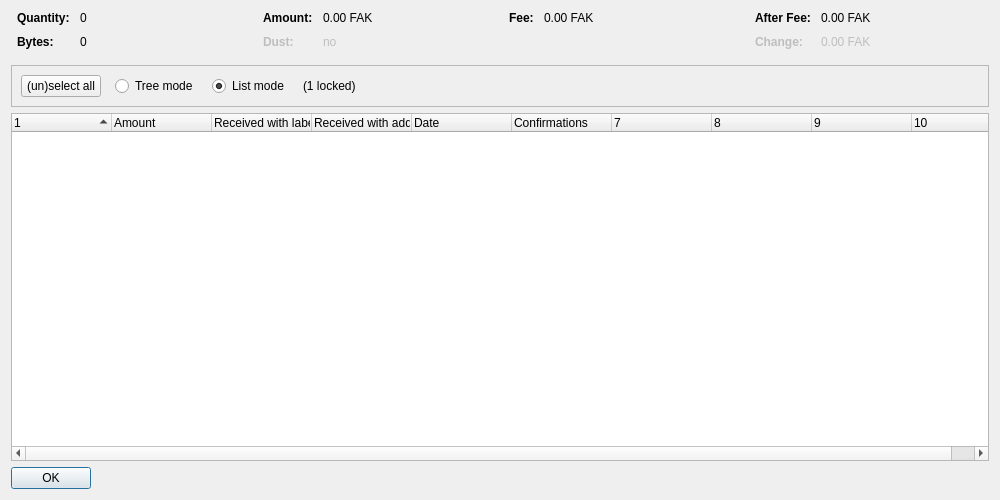
<?xml version="1.0" encoding="UTF-8"?>
<ui version="4.0">
 <class>CoinControlDialog</class>
 <widget class="QDialog" name="CoinControlDialog">
  <property name="geometry">
   <rect>
    <x>0</x>
    <y>0</y>
    <width>1000</width>
    <height>500</height>
   </rect>
  </property>
  <property name="windowTitle">
   <string>Coin Selection</string>
  </property>
  <layout class="QVBoxLayout" name="verticalLayout">
   <item>
    <layout class="QHBoxLayout" name="horizontalLayoutTop" stretch="0,0,0,0">
     <property name="topMargin">
      <number>0</number>
     </property>
     <property name="bottomMargin">
      <number>10</number>
     </property>
     <item>
      <layout class="QFormLayout" name="formLayoutCoinControl1">
       <property name="horizontalSpacing">
        <number>10</number>
       </property>
       <property name="verticalSpacing">
        <number>10</number>
       </property>
       <property name="leftMargin">
        <number>6</number>
       </property>
       <property name="rightMargin">
        <number>6</number>
       </property>
       <item row="0" column="0">
        <widget class="QLabel" name="labelCoinControlQuantityText">
         <property name="font">
          <font>
           <weight>75</weight>
           <bold>true</bold>
          </font>
         </property>
         <property name="text">
          <string>Quantity:</string>
         </property>
        </widget>
       </item>
       <item row="0" column="1">
        <widget class="QLabel" name="labelCoinControlQuantity">
         <property name="cursor">
          <cursorShape>IBeamCursor</cursorShape>
         </property>
         <property name="contextMenuPolicy">
          <enum>Qt::ActionsContextMenu</enum>
         </property>
         <property name="text">
          <string notr="true">0</string>
         </property>
         <property name="textInteractionFlags">
          <set>Qt::LinksAccessibleByMouse|Qt::TextSelectableByKeyboard|Qt::TextSelectableByMouse</set>
         </property>
        </widget>
       </item>
       <item row="1" column="0">
        <widget class="QLabel" name="labelCoinControlBytesText">
         <property name="font">
          <font>
           <weight>75</weight>
           <bold>true</bold>
          </font>
         </property>
         <property name="text">
          <string>Bytes:</string>
         </property>
        </widget>
       </item>
       <item row="1" column="1">
        <widget class="QLabel" name="labelCoinControlBytes">
         <property name="cursor">
          <cursorShape>IBeamCursor</cursorShape>
         </property>
         <property name="contextMenuPolicy">
          <enum>Qt::ActionsContextMenu</enum>
         </property>
         <property name="text">
          <string notr="true">0</string>
         </property>
         <property name="textInteractionFlags">
          <set>Qt::LinksAccessibleByMouse|Qt::TextSelectableByKeyboard|Qt::TextSelectableByMouse</set>
         </property>
        </widget>
       </item>
      </layout>
     </item>
     <item>
      <layout class="QFormLayout" name="formLayoutCoinControl2">
       <property name="horizontalSpacing">
        <number>10</number>
       </property>
       <property name="verticalSpacing">
        <number>10</number>
       </property>
       <property name="leftMargin">
        <number>6</number>
       </property>
       <property name="rightMargin">
        <number>6</number>
       </property>
       <item row="0" column="0">
        <widget class="QLabel" name="labelCoinControlAmountText">
         <property name="font">
          <font>
           <weight>75</weight>
           <bold>true</bold>
          </font>
         </property>
         <property name="text">
          <string>Amount:</string>
         </property>
        </widget>
       </item>
       <item row="0" column="1">
        <widget class="QLabel" name="labelCoinControlAmount">
         <property name="cursor">
          <cursorShape>IBeamCursor</cursorShape>
         </property>
         <property name="contextMenuPolicy">
          <enum>Qt::ActionsContextMenu</enum>
         </property>
         <property name="text">
          <string notr="true">0.00 FAK</string>
         </property>
         <property name="textInteractionFlags">
          <set>Qt::LinksAccessibleByMouse|Qt::TextSelectableByKeyboard|Qt::TextSelectableByMouse</set>
         </property>
        </widget>
       </item>
       <item row="1" column="0">
        <widget class="QLabel" name="labelCoinControlLowOutputText">
         <property name="enabled">
          <bool>false</bool>
         </property>
         <property name="font">
          <font>
           <weight>75</weight>
           <bold>true</bold>
          </font>
         </property>
         <property name="text">
          <string>Dust:</string>
         </property>
        </widget>
       </item>
       <item row="1" column="1">
        <widget class="QLabel" name="labelCoinControlLowOutput">
         <property name="enabled">
          <bool>false</bool>
         </property>
         <property name="cursor">
          <cursorShape>IBeamCursor</cursorShape>
         </property>
         <property name="contextMenuPolicy">
          <enum>Qt::ActionsContextMenu</enum>
         </property>
         <property name="text">
          <string notr="true">no</string>
         </property>
         <property name="textInteractionFlags">
          <set>Qt::LinksAccessibleByMouse|Qt::TextSelectableByKeyboard|Qt::TextSelectableByMouse</set>
         </property>
        </widget>
       </item>
      </layout>
     </item>
     <item>
      <layout class="QFormLayout" name="formLayoutCoinControl3">
       <property name="horizontalSpacing">
        <number>10</number>
       </property>
       <property name="verticalSpacing">
        <number>10</number>
       </property>
       <property name="leftMargin">
        <number>6</number>
       </property>
       <property name="rightMargin">
        <number>6</number>
       </property>
       <item row="0" column="0">
        <widget class="QLabel" name="labelCoinControlFeeText">
         <property name="font">
          <font>
           <weight>75</weight>
           <bold>true</bold>
          </font>
         </property>
         <property name="text">
          <string>Fee:</string>
         </property>
        </widget>
       </item>
       <item row="0" column="1">
        <widget class="QLabel" name="labelCoinControlFee">
         <property name="cursor">
          <cursorShape>IBeamCursor</cursorShape>
         </property>
         <property name="contextMenuPolicy">
          <enum>Qt::ActionsContextMenu</enum>
         </property>
         <property name="text">
          <string notr="true">0.00 FAK</string>
         </property>
         <property name="textInteractionFlags">
          <set>Qt::LinksAccessibleByMouse|Qt::TextSelectableByKeyboard|Qt::TextSelectableByMouse</set>
         </property>
        </widget>
       </item>
      </layout>
     </item>
     <item>
      <layout class="QFormLayout" name="formLayoutCoinControl4">
       <property name="horizontalSpacing">
        <number>10</number>
       </property>
       <property name="verticalSpacing">
        <number>10</number>
       </property>
       <property name="leftMargin">
        <number>6</number>
       </property>
       <property name="rightMargin">
        <number>6</number>
       </property>
       <item row="0" column="0">
        <widget class="QLabel" name="labelCoinControlAfterFeeText">
         <property name="font">
          <font>
           <weight>75</weight>
           <bold>true</bold>
          </font>
         </property>
         <property name="text">
          <string>After Fee:</string>
         </property>
        </widget>
       </item>
       <item row="0" column="1">
        <widget class="QLabel" name="labelCoinControlAfterFee">
         <property name="cursor">
          <cursorShape>IBeamCursor</cursorShape>
         </property>
         <property name="contextMenuPolicy">
          <enum>Qt::ActionsContextMenu</enum>
         </property>
         <property name="text">
          <string notr="true">0.00 FAK</string>
         </property>
         <property name="textInteractionFlags">
          <set>Qt::LinksAccessibleByMouse|Qt::TextSelectableByKeyboard|Qt::TextSelectableByMouse</set>
         </property>
        </widget>
       </item>
       <item row="1" column="0">
        <widget class="QLabel" name="labelCoinControlChangeText">
         <property name="enabled">
          <bool>false</bool>
         </property>
         <property name="font">
          <font>
           <weight>75</weight>
           <bold>true</bold>
          </font>
         </property>
         <property name="text">
          <string>Change:</string>
         </property>
        </widget>
       </item>
       <item row="1" column="1">
        <widget class="QLabel" name="labelCoinControlChange">
         <property name="enabled">
          <bool>false</bool>
         </property>
         <property name="cursor">
          <cursorShape>IBeamCursor</cursorShape>
         </property>
         <property name="contextMenuPolicy">
          <enum>Qt::ActionsContextMenu</enum>
         </property>
         <property name="text">
          <string notr="true">0.00 FAK</string>
         </property>
         <property name="textInteractionFlags">
          <set>Qt::LinksAccessibleByMouse|Qt::TextSelectableByKeyboard|Qt::TextSelectableByMouse</set>
         </property>
        </widget>
       </item>
      </layout>
     </item>
    </layout>
   </item>
   <item>
    <widget class="QFrame" name="frame">
     <property name="minimumSize">
      <size>
       <width>0</width>
       <height>40</height>
      </size>
     </property>
     <property name="frameShape">
      <enum>QFrame::StyledPanel</enum>
     </property>
     <property name="frameShadow">
      <enum>QFrame::Sunken</enum>
     </property>
     <layout class="QHBoxLayout" name="horizontalLayout">
      <item>
       <layout class="QHBoxLayout" name="horizontalLayoutPanel" stretch="0,0,0,0,0">
        <property name="spacing">
         <number>14</number>
        </property>
        <item>
         <widget class="QPushButton" name="pushButtonSelectAll">
          <property name="sizePolicy">
           <sizepolicy hsizetype="Maximum" vsizetype="Fixed">
            <horstretch>0</horstretch>
            <verstretch>0</verstretch>
           </sizepolicy>
          </property>
          <property name="text">
           <string>(un)select all</string>
          </property>
          <property name="autoDefault">
           <bool>false</bool>
          </property>
         </widget>
        </item>
        <item>
         <widget class="QRadioButton" name="radioTreeMode">
          <property name="sizePolicy">
           <sizepolicy hsizetype="Maximum" vsizetype="Fixed">
            <horstretch>0</horstretch>
            <verstretch>0</verstretch>
           </sizepolicy>
          </property>
          <property name="text">
           <string>Tree mode</string>
          </property>
         </widget>
        </item>
        <item>
         <widget class="QRadioButton" name="radioListMode">
          <property name="sizePolicy">
           <sizepolicy hsizetype="Maximum" vsizetype="Fixed">
            <horstretch>0</horstretch>
            <verstretch>0</verstretch>
           </sizepolicy>
          </property>
          <property name="text">
           <string>List mode</string>
          </property>
          <property name="checked">
           <bool>true</bool>
          </property>
         </widget>
        </item>
        <item>
         <widget class="QLabel" name="labelLocked">
          <property name="text">
           <string notr="true">(1 locked)</string>
          </property>
         </widget>
        </item>
        <item>
         <spacer name="horizontalSpacer">
          <property name="orientation">
           <enum>Qt::Horizontal</enum>
          </property>
          <property name="sizeHint" stdset="0">
           <size>
            <width>40</width>
            <height>20</height>
           </size>
          </property>
         </spacer>
        </item>
       </layout>
      </item>
     </layout>
    </widget>
   </item>
   <item>
    <widget class="CoinControlTreeWidget" name="treeWidget">
     <property name="contextMenuPolicy">
      <enum>Qt::CustomContextMenu</enum>
     </property>
     <property name="sortingEnabled">
      <bool>false</bool>
     </property>
     <property name="columnCount">
      <number>10</number>
     </property>
     <attribute name="headerShowSortIndicator" stdset="0">
      <bool>true</bool>
     </attribute>
     <attribute name="headerStretchLastSection">
      <bool>false</bool>
     </attribute>
     <column>
      <property name="text">
       <string/>
      </property>
     </column>
     <column>
      <property name="text">
       <string>Amount</string>
      </property>
     </column>
     <column>
      <property name="text">
       <string>Received with label</string>
      </property>
     </column>
     <column>
      <property name="text">
       <string>Received with address</string>
      </property>
     </column>
     <column>
      <property name="text">
       <string>Date</string>
      </property>
     </column>
     <column>
      <property name="text">
       <string>Confirmations</string>
      </property>
      <property name="toolTip">
       <string>Confirmed</string>
      </property>
     </column>
     <column>
      <property name="text">
       <string/>
      </property>
     </column>
     <column>
      <property name="text">
       <string/>
      </property>
     </column>
     <column>
      <property name="text">
       <string/>
      </property>
     </column>
     <column>
      <property name="text">
       <string/>
      </property>
     </column>
    </widget>
   </item>
   <item>
    <widget class="QDialogButtonBox" name="buttonBox">
     <property name="sizePolicy">
      <sizepolicy hsizetype="Maximum" vsizetype="Fixed">
       <horstretch>0</horstretch>
       <verstretch>0</verstretch>
      </sizepolicy>
     </property>
     <property name="orientation">
      <enum>Qt::Horizontal</enum>
     </property>
     <property name="standardButtons">
      <set>QDialogButtonBox::Ok</set>
     </property>
    </widget>
   </item>
  </layout>
 </widget>
 <customwidgets>
  <customwidget>
   <class>CoinControlTreeWidget</class>
   <extends>QTreeWidget</extends>
   <header>coincontroltreewidget.h</header>
  </customwidget>
 </customwidgets>
 <resources/>
 <connections/>
</ui>
